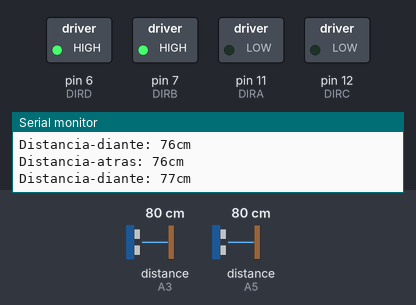
Recording of a sketch running on a simulated Arduino Uno, built with avr-gcc and run on an emulated ATmega328P. On the bench: switched loads named in the sketch (green lamp = pin HIGH), the last lines printed to the serial monitor. Wiring (inferred from the names in the program): 2 × ultrasonic range finder: trigger A2, echo A3 / trigger A4, echo A5. Dashed ring = blinking. The inputs (shaded band) are chosen by the test bench; at power-on: distance to the obstacle (sensors on A3, A5) 80 cm. The echo pulse lasts 58.3 µs per cm; pins used as bus, display or sensor lines are not drawn.

Above: at 0.94 s.
1.3 s: distance to the obstacle (sensor on A3) set to 74 cm
At 1.9 s:
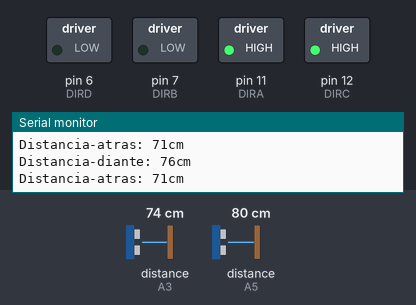
2.9 s: distance to the obstacle (sensor on A5) set to 71 cm
At 3.8 s:
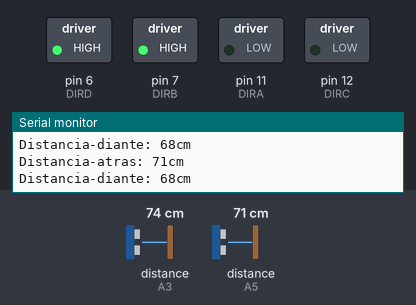
5.9 s: distance to the obstacle (sensor on A5) set to 250 cm
At 7.2 s:
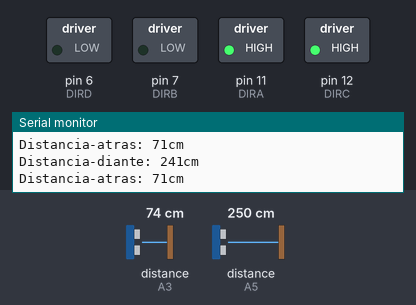
7.8 s: distance to the obstacle (sensor on A5) set to 2 cm
At 9.2 s:
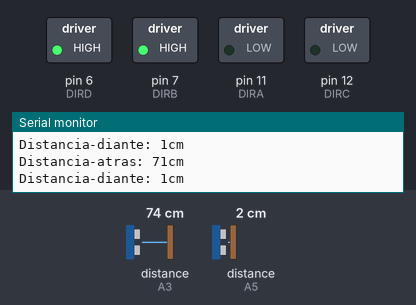
Timing chart, 0 to 10.8 s (numbered marks = the images above; inputs shaded):
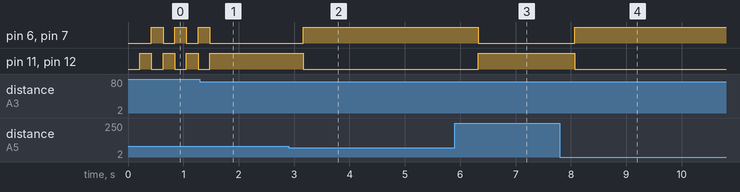

The sketch:

pr_ctica11.ino
```cpp
// C++ code

//distancia diante
//
const int Echo=A5;
const int Trigger=A4;
//distancia atras
const int Echo2=A3;
const int Trigger2=A2;

int distance;
int distance2;
//motor1//
const int DIRA=11;
const int DIRB=7;
//motor2
const int DIRC=12;
const int DIRD=6;


void setup()
{

 Serial.begin(9600);

 //distancia //
 pinMode(Trigger,OUTPUT);
 pinMode(Echo,INPUT);
 digitalWrite(Trigger,LOW);

 pinMode(Trigger2,OUTPUT);
 pinMode(Echo2,INPUT);
 digitalWrite(Trigger2,LOW);

//motor//
  pinMode(DIRA,OUTPUT);
  pinMode(DIRB,OUTPUT);
  pinMode(DIRC,OUTPUT);
  pinMode(DIRD,OUTPUT);
}

int detecta_sensor(int chisme, int cosa)
{
 long t;
 long d;
 digitalWrite(chisme,LOW);
 delayMicroseconds(5);
 digitalWrite(chisme,HIGH);
 delayMicroseconds(15);
 digitalWrite(chisme,LOW);
 t=pulseIn(cosa,HIGH);
 d=t*0.01657;
 return (d);
}

void loop()
{
 distance=detecta_sensor(Trigger,Echo);
 Serial.print("Distancia-diante: ");
 Serial.print(distance);
 Serial.println ("cm");
 delay(100);

 distance2=detecta_sensor(Trigger2,Echo2);
 Serial.print("Distancia-atras: ");
 Serial.print(distance2);
 Serial.println ("cm");
 delay(100);

  if (distance<40&&distance2<40)
    {
       digitalWrite(DIRA,LOW);
       digitalWrite(DIRB,LOW);
       digitalWrite(DIRC,LOW);
       digitalWrite(DIRD,LOW);
    }
  else
  {
    if(distance>distance2&&distance>30)
    {

       digitalWrite(DIRA,HIGH);
       digitalWrite(DIRB,LOW);
       digitalWrite(DIRC,HIGH);
       digitalWrite(DIRD,LOW);
  }

   else
    {
       digitalWrite(DIRA,LOW);
       digitalWrite(DIRB,HIGH);
       digitalWrite(DIRC,LOW);
       digitalWrite(DIRD,HIGH);
    }

 }

}
```

Measured:
- the behaviour switches between 79 and 78 cm on distance to the obstacle (sensor on A3) (found by bisection; images 0 and 1)
- the behaviour switches between 75 and 74 cm on distance to the obstacle (sensor on A5) (found by bisection; images 1 and 2)
- after the input at 1.3 s, pin 6 (DIRD), pin 7 (DIRB): goes on until 1.5 s, then stays LOW; pin 11 (DIRA), pin 12 (DIRC): goes on until 1.5 s, then stays HIGH
- after the input at 2.9 s, pin 6 (DIRD), pin 7 (DIRB): LOW → HIGH after 0.26 s; pin 11 (DIRA), pin 12 (DIRC): HIGH → LOW after 0.26 s
- after the input at 5.9 s, pin 6 (DIRD), pin 7 (DIRB): HIGH → LOW after 0.42 s; pin 11 (DIRA), pin 12 (DIRC): LOW → HIGH after 0.42 s
- after the input at 7.8 s, pin 6 (DIRD), pin 7 (DIRB): LOW → HIGH after 0.27 s; pin 11 (DIRA), pin 12 (DIRC): HIGH → LOW after 0.27 s
- by itself, pin 6 (DIRD), pin 7 (DIRB), pin 11 (DIRA), pin 12 (DIRC): alternates HIGH for 0.21 s and LOW for 0.21 s
